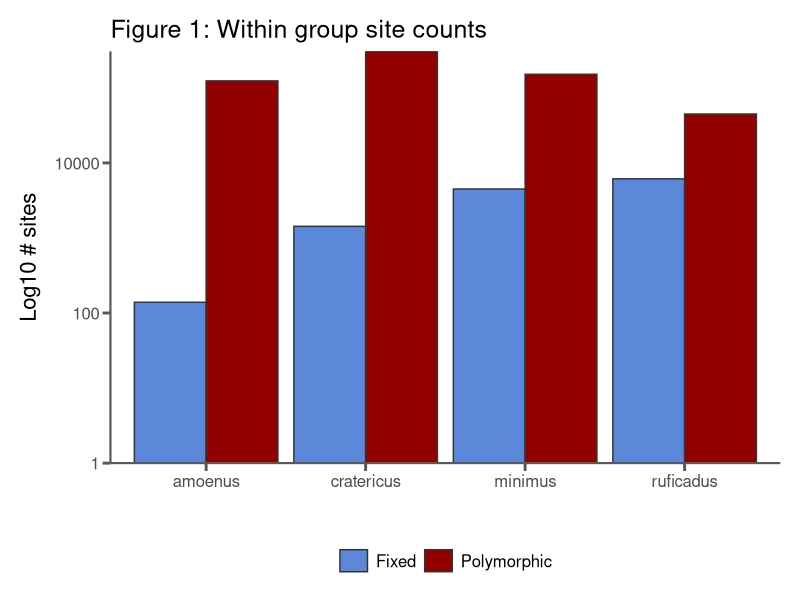
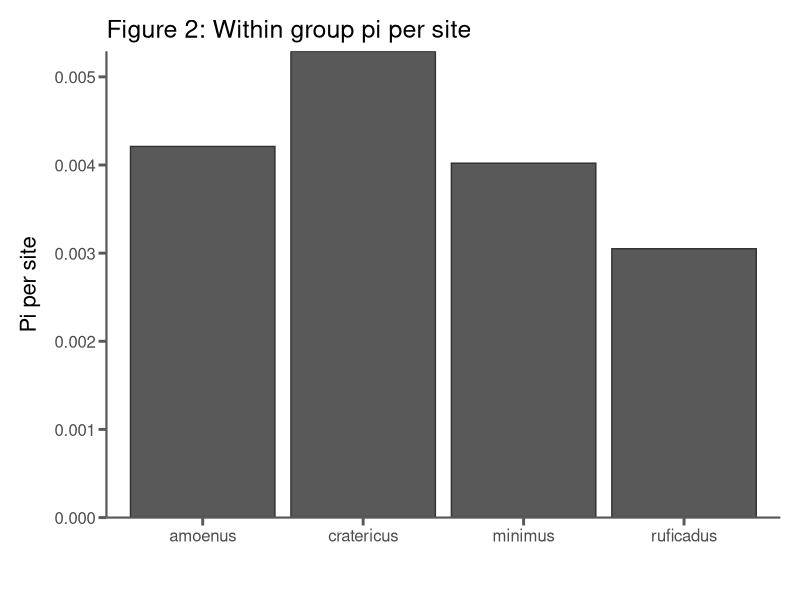
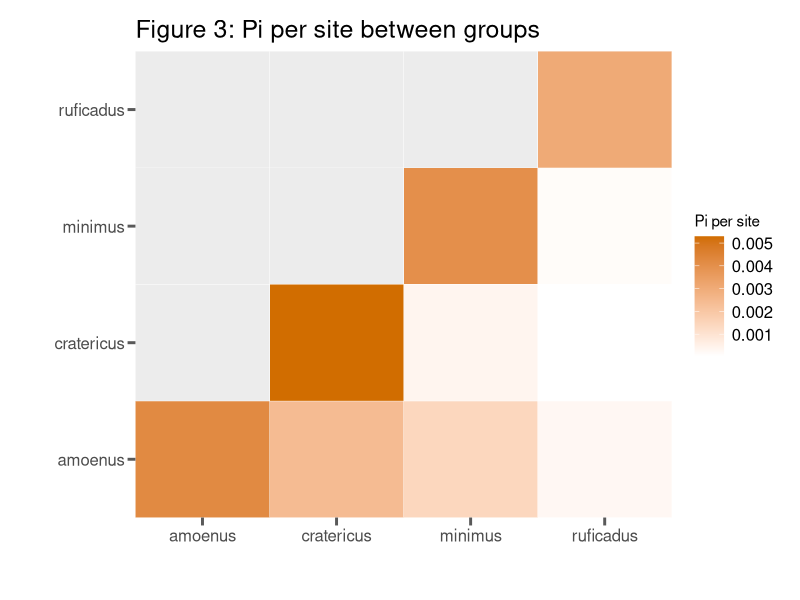

Here is the R script that generated these plots, in order:
## ---- chunk 1
knitr::opts_chunk$set(echo = TRUE)
## ---- chunk 2
library(ggplot2)
library(reshape2)

group_results = data.frame(c("amoenus", "cratericus", "minimus", "ruficadus"),
                           c(139, 1427, 4486, 6137),
                           c(123722, 306711, 151693, 44810),
                           c(36545.143, 45904.983, 34913.438, 26493.5),
                           c(0.00421, 0.00529, 0.00402, 0.00305))
names(group_results) = c("species", "fixed", "polymorphic", "pi", "pisite")

#summary(group_results)

gr_melt <- melt(group_results[,c('species','fixed','polymorphic')],id.vars = 1)

site_p = ggplot(gr_melt, aes(x=species, y=value, fill=variable)) +
  geom_bar(stat="identity", color="#333333", position="dodge") +
  scale_fill_manual(labels=c("Fixed","Polymorphic"), values=c("#5c88da","#920000")) +
  labs(x="", y="Log10 # sites") +
  ggtitle("Figure 1: Within group site counts") +
  #scale_y_continuous(expand = c(0, 0)) +
  scale_y_log10(expand=c(0,0)) +
  theme_classic() +
  theme(axis.text=element_text(size=12), 
        axis.title=element_text(size=16), 
        axis.title.y=element_text(margin=margin(t=0,r=10,b=0,l=0),color="black"), 
        axis.title.x=element_text(margin=margin(t=10,r=0,b=0,l=0),color="black"),
        axis.line=element_line(colour='#595959',size=0.75),
        axis.ticks=element_line(colour="#595959",size = 1),
        axis.ticks.length=unit(0.2,"cm"),
        legend.position="bottom",
        legend.key.width = unit(0.75,  unit = "cm"),
        legend.spacing.x = unit(0.25, 'cm'),
        legend.title = element_blank(),
        legend.text=element_text(size=12),
        plot.title = element_text(size=18),
        plot.margin = unit(c(0.5,0.5,0.5,0.5), "cm")
  )

print(site_p)
## ---- chunk 3
pi_p = ggplot(group_results, aes(x=species, y=pisite)) +
  geom_bar(stat="identity", color="#333333", position="dodge") +
  labs(x="", y="Pi per site") +
  ggtitle("Figure 2: Within group pi per site") +
  #scale_y_continuous(expand = c(0, 0)) +
  scale_y_continuous(expand=c(0,0)) +
  theme_classic() +
  theme(axis.text=element_text(size=12), 
        axis.title=element_text(size=16), 
        axis.title.y=element_text(margin=margin(t=0,r=10,b=0,l=0),color="black"), 
        axis.title.x=element_text(margin=margin(t=10,r=0,b=0,l=0),color="black"),
        axis.line=element_line(colour='#595959',size=0.75),
        axis.ticks=element_line(colour="#595959",size = 1),
        axis.ticks.length=unit(0.2,"cm"),
        legend.position="bottom",
        legend.key.width = unit(0.75,  unit = "cm"),
        legend.spacing.x = unit(0.25, 'cm'),
        legend.title = element_blank(),
        legend.text=element_text(size=12),
        plot.title = element_text(size=18),
        plot.margin = unit(c(0.5,0.5,0.5,0.5), "cm")
  )

print(pi_p)

## ---- chunk 4
pair_results = data.frame(c("amoenus", "cratericus", "minimus", "ruficadus"),
                           c(0.00421, 0.00242, 0.00143, 0.0003),
                           c(NA, 0.00529, 0.00038, 4e-05),
                           c(NA, NA, 0.00402, 0.00016),
                           c(NA, NA, NA, 0.00305))
names(pair_results) = c("species", "amoenus", "cratericus", "minimus", "ruficadus")


#pr_melt <- melt(pair_results)

pr_melt <- melt(pair_results[,c('species','amoenus','cratericus', 'minimus','ruficadus')],id.vars = 1)

pi_hmap = ggplot(pr_melt, aes(x=species, y=variable, fill=value)) +
  geom_tile(color="white") +
  scale_fill_gradient(name="Pi per site", low="#ffffff", high="#d16d00", na.value="#ececec") +
  #scale_fill_manual(labels=c("Fixed","Polymorphic"), values=c("#5c88da","#920000")) +
  labs(x="", y="") +
  ggtitle("Figure 3: Pi per site between groups") +
  scale_x_discrete(expand=c(0,0)) +
  scale_y_discrete(expand=c(0,0)) +
  theme_classic() +
  theme(axis.text=element_text(size=12), 
      axis.title=element_text(size=16), 
      axis.title.y=element_text(margin=margin(t=0,r=10,b=0,l=0),color="black"), 
      axis.title.x=element_text(margin=margin(t=10,r=0,b=0,l=0),color="black"),
      #axis.line=element_line(colour='#595959',size=0.75),
      axis.ticks=element_line(colour="#595959",size = 1),
      axis.ticks.length=unit(0.2,"cm"),
      axis.line=element_blank(),
      legend.position="right",
      legend.key.width = unit(0.75,  unit = "cm"),
      legend.spacing.x = unit(0.25, 'cm'),
      #legend.title = element_blank(),
      legend.text=element_text(size=12),
      plot.title = element_text(size=18),
      plot.margin = unit(c(0.5,0.5,0.5,0.5), "cm")
  )

print(pi_hmap)

